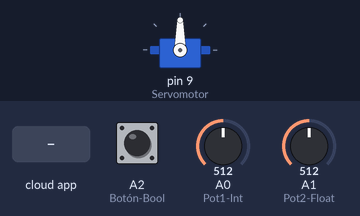
Recording of a sketch running on a simulated Arduino Uno, built with avr-gcc and run on an emulated ATmega328P. Shown: servo. The inputs (shaded band) are chosen by the test bench; at power-on: A0 (Pot1-Int) = 512, A1 (Pot2-Float) = 512, A2 (Botón-Bool) LOW. The ROS host is connected and sends only what is stated.

Above: at 1.2 s.
1.3 s: the phone or cloud app sets String_Arduino to 0
At 2.5 s:
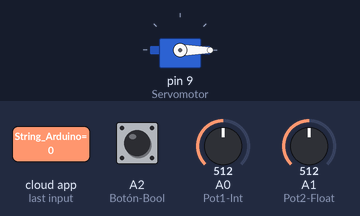
2.8 s: the phone or cloud app sets String_Arduino to 1
At 3.5 s:
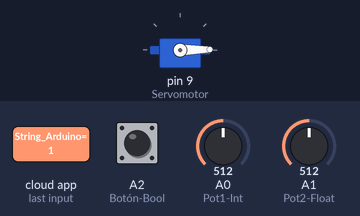
Timing chart, 0 to 5.8 s (numbered marks = the images above; inputs shaded):
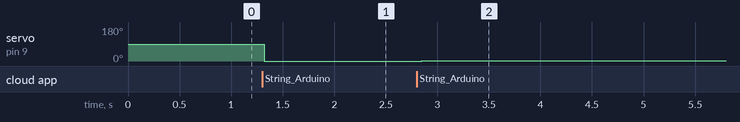

Measured:
- after the input at 1.3 s, servo on pin 9 (Servomotor): 90° → 0° at once
- after the input at 2.8 s, servo on pin 9 (Servomotor): 0° → 1° after 0.05 s

The sketch:

ArduinoNode.ino
```cpp
//rosrun rosserial_python serial_node.py /dev/ttyACM0
//sudo chmod a+rw /dev/ttyACM0    or    sudo chmod 777 /dev/ttyACM0

#include <Servo.h>             //libreria Servomotor
#include <ros.h>               //libreria ros
#include <std_msgs/String.h>   //libreria mensajes tipo string

//--------Decl. Variables-----//
bool val_bool=false;
int val_int=0;
float val_float=0.0;
String valor="";
String Send_data="";
char msg[30];

Servo Servomotor;

ros::NodeHandle NodoArduino;   //Declaración del nodo
std_msgs::String str_msg;      //Decla. variable de tipo string

ros::Publisher N_Ardu("N_Ardu", &str_msg); //Publicador declaración

void R_msg(const std_msgs::String& data)
 {
   valor=data.data;                     //guarda lo que recibio en un string
   Servomotor.write(valor.toInt());     //Envia al servo el valor en formato entero
 }

ros::Subscriber<std_msgs::String> sub("String_Arduino", R_msg);  //Suscriptor declaración

void setup()
{
  pinMode(A0, INPUT);  //Pot1-Int
  pinMode(A1, INPUT);  //Pot2-Float
  pinMode(A2, INPUT);   //Botón-Bool

  Servomotor.attach(9); //Pin del servomotor

  NodoArduino.initNode();         //Inicializar nodo en la tarjeta
  NodoArduino.advertise(N_Ardu);  //Indica el topic
  NodoArduino.subscribe(sub);     //Se suscribe al topic antes especificado
}

void loop()
{
    // reading values to send ROS
  val_bool = digitalRead(A2);                                      //lee el boton
  val_int=map(analogRead(A0), 0, 1023, 0, 180);                    //lee el valor del pot1
  val_float =(float)map(analogRead(A1), 0, 1023, 0, 500)*1/100.0;  //lee el valor del pot2

    // Sending Values to ros
  Send_data= "bool=" + (String)val_bool + "/int=" + (String)val_int + "/float=" + (String)val_float;    //Cadena que almacena toda la información
  Send_data.toCharArray(msg,30);      //Guarda y convierte todo en un vector de char de 30 posiciones
  str_msg.data = msg;                  //Guarda lo que se va a enviar en el topic
  N_Ardu.publish(&str_msg);             //publica el topic
  NodoArduino.spinOnce();
  delay(100);
}
```
